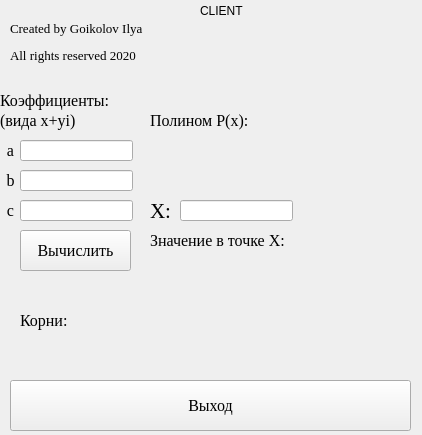
<?xml version="1.0" encoding="UTF-8"?>
<ui version="4.0">
 <class>TInterface</class>
 <widget class="QMainWindow" name="TInterface">
  <property name="geometry">
   <rect>
    <x>0</x>
    <y>0</y>
    <width>422</width>
    <height>435</height>
   </rect>
  </property>
  <property name="mouseTracking">
   <bool>false</bool>
  </property>
  <property name="windowTitle">
   <string>TInterface</string>
  </property>
  <widget class="QWidget" name="centralwidget">
   <widget class="QPushButton" name="pushButton">
    <property name="geometry">
     <rect>
      <x>20</x>
      <y>230</y>
      <width>111</width>
      <height>41</height>
     </rect>
    </property>
    <property name="font">
     <font>
      <family>Times New Roman</family>
      <pointsize>12</pointsize>
     </font>
    </property>
    <property name="cursor">
     <cursorShape>PointingHandCursor</cursorShape>
    </property>
    <property name="text">
     <string>Вычислить</string>
    </property>
   </widget>
   <widget class="QLabel" name="label_a">
    <property name="geometry">
     <rect>
      <x>0</x>
      <y>140</y>
      <width>21</width>
      <height>21</height>
     </rect>
    </property>
    <property name="font">
     <font>
      <family>Times New Roman</family>
      <pointsize>12</pointsize>
      <weight>50</weight>
      <italic>false</italic>
      <bold>false</bold>
      <underline>false</underline>
     </font>
    </property>
    <property name="text">
     <string>a</string>
    </property>
    <property name="alignment">
     <set>Qt::AlignCenter</set>
    </property>
   </widget>
   <widget class="QLineEdit" name="lineEdit_a">
    <property name="geometry">
     <rect>
      <x>20</x>
      <y>140</y>
      <width>113</width>
      <height>21</height>
     </rect>
    </property>
    <property name="font">
     <font>
      <pointsize>12</pointsize>
     </font>
    </property>
   </widget>
   <widget class="QLabel" name="label_b">
    <property name="geometry">
     <rect>
      <x>0</x>
      <y>170</y>
      <width>21</width>
      <height>21</height>
     </rect>
    </property>
    <property name="font">
     <font>
      <family>Times New Roman</family>
      <pointsize>12</pointsize>
     </font>
    </property>
    <property name="text">
     <string>b</string>
    </property>
    <property name="alignment">
     <set>Qt::AlignCenter</set>
    </property>
   </widget>
   <widget class="QLineEdit" name="lineEdit_b">
    <property name="geometry">
     <rect>
      <x>20</x>
      <y>170</y>
      <width>113</width>
      <height>21</height>
     </rect>
    </property>
    <property name="font">
     <font>
      <pointsize>12</pointsize>
     </font>
    </property>
   </widget>
   <widget class="QLabel" name="label_1">
    <property name="geometry">
     <rect>
      <x>0</x>
      <y>90</y>
      <width>131</width>
      <height>21</height>
     </rect>
    </property>
    <property name="font">
     <font>
      <family>Times New Roman</family>
      <pointsize>12</pointsize>
     </font>
    </property>
    <property name="text">
     <string>Коэффициенты:</string>
    </property>
   </widget>
   <widget class="QLabel" name="label_c">
    <property name="geometry">
     <rect>
      <x>0</x>
      <y>200</y>
      <width>21</width>
      <height>21</height>
     </rect>
    </property>
    <property name="font">
     <font>
      <family>Times New Roman</family>
      <pointsize>12</pointsize>
     </font>
    </property>
    <property name="text">
     <string>c</string>
    </property>
    <property name="alignment">
     <set>Qt::AlignCenter</set>
    </property>
   </widget>
   <widget class="QLineEdit" name="lineEdit_c">
    <property name="geometry">
     <rect>
      <x>20</x>
      <y>200</y>
      <width>113</width>
      <height>21</height>
     </rect>
    </property>
    <property name="font">
     <font>
      <pointsize>12</pointsize>
     </font>
    </property>
   </widget>
   <widget class="QLabel" name="label_2">
    <property name="geometry">
     <rect>
      <x>150</x>
      <y>110</y>
      <width>101</width>
      <height>21</height>
     </rect>
    </property>
    <property name="font">
     <font>
      <family>Times New Roman</family>
      <pointsize>12</pointsize>
     </font>
    </property>
    <property name="text">
     <string>Полином P(x):</string>
    </property>
   </widget>
   <widget class="QLabel" name="label_polinom">
    <property name="geometry">
     <rect>
      <x>150</x>
      <y>140</y>
      <width>260</width>
      <height>40</height>
     </rect>
    </property>
    <property name="font">
     <font>
      <pointsize>12</pointsize>
     </font>
    </property>
    <property name="text">
     <string/>
    </property>
    <property name="alignment">
     <set>Qt::AlignLeading|Qt::AlignLeft|Qt::AlignVCenter</set>
    </property>
   </widget>
   <widget class="QLabel" name="label_3">
    <property name="geometry">
     <rect>
      <x>20</x>
      <y>310</y>
      <width>51</width>
      <height>21</height>
     </rect>
    </property>
    <property name="font">
     <font>
      <family>Times New Roman</family>
      <pointsize>12</pointsize>
     </font>
    </property>
    <property name="text">
     <string>Корни:</string>
    </property>
    <property name="alignment">
     <set>Qt::AlignLeading|Qt::AlignLeft|Qt::AlignVCenter</set>
    </property>
   </widget>
   <widget class="QLabel" name="label_root2">
    <property name="geometry">
     <rect>
      <x>80</x>
      <y>340</y>
      <width>331</width>
      <height>21</height>
     </rect>
    </property>
    <property name="font">
     <font>
      <family>Times New Roman</family>
      <pointsize>12</pointsize>
     </font>
    </property>
    <property name="text">
     <string/>
    </property>
   </widget>
   <widget class="QLabel" name="label_root1">
    <property name="geometry">
     <rect>
      <x>80</x>
      <y>310</y>
      <width>331</width>
      <height>21</height>
     </rect>
    </property>
    <property name="font">
     <font>
      <family>Times New Roman</family>
      <pointsize>12</pointsize>
     </font>
    </property>
    <property name="text">
     <string/>
    </property>
   </widget>
   <widget class="QPushButton" name="pushButton_2">
    <property name="geometry">
     <rect>
      <x>10</x>
      <y>380</y>
      <width>401</width>
      <height>51</height>
     </rect>
    </property>
    <property name="font">
     <font>
      <family>Times New Roman</family>
      <pointsize>12</pointsize>
     </font>
    </property>
    <property name="cursor">
     <cursorShape>PointingHandCursor</cursorShape>
    </property>
    <property name="text">
     <string>Выход</string>
    </property>
   </widget>
   <widget class="QLabel" name="label">
    <property name="geometry">
     <rect>
      <x>10</x>
      <y>20</y>
      <width>141</width>
      <height>16</height>
     </rect>
    </property>
    <property name="font">
     <font>
      <family>Times New Roman</family>
      <pointsize>10</pointsize>
     </font>
    </property>
    <property name="text">
     <string>Created by Goikolov Ilya</string>
    </property>
   </widget>
   <widget class="QLabel" name="label_6">
    <property name="geometry">
     <rect>
      <x>10</x>
      <y>40</y>
      <width>411</width>
      <height>31</height>
     </rect>
    </property>
    <property name="font">
     <font>
      <family>Times New Roman</family>
      <pointsize>10</pointsize>
     </font>
    </property>
    <property name="text">
     <string>All rights reserved 2020</string>
    </property>
   </widget>
   <widget class="QLabel" name="label_7">
    <property name="geometry">
     <rect>
      <x>0</x>
      <y>110</y>
      <width>81</width>
      <height>21</height>
     </rect>
    </property>
    <property name="font">
     <font>
      <family>Times New Roman</family>
      <pointsize>12</pointsize>
     </font>
    </property>
    <property name="text">
     <string>(вида x+yi)</string>
    </property>
   </widget>
   <widget class="QLabel" name="label_value">
    <property name="geometry">
     <rect>
      <x>150</x>
      <y>250</y>
      <width>260</width>
      <height>40</height>
     </rect>
    </property>
    <property name="font">
     <font>
      <pointsize>12</pointsize>
     </font>
    </property>
    <property name="text">
     <string/>
    </property>
    <property name="alignment">
     <set>Qt::AlignLeading|Qt::AlignLeft|Qt::AlignVCenter</set>
    </property>
   </widget>
   <widget class="QLabel" name="label_8">
    <property name="geometry">
     <rect>
      <x>150</x>
      <y>230</y>
      <width>141</width>
      <height>21</height>
     </rect>
    </property>
    <property name="font">
     <font>
      <family>Times New Roman</family>
      <pointsize>12</pointsize>
     </font>
    </property>
    <property name="text">
     <string>Значение в точке X:</string>
    </property>
   </widget>
   <widget class="QLabel" name="label_9">
    <property name="geometry">
     <rect>
      <x>150</x>
      <y>200</y>
      <width>21</width>
      <height>21</height>
     </rect>
    </property>
    <property name="font">
     <font>
      <family>Times New Roman</family>
      <pointsize>16</pointsize>
     </font>
    </property>
    <property name="text">
     <string>X:</string>
    </property>
   </widget>
   <widget class="QLineEdit" name="lineEdit_x">
    <property name="geometry">
     <rect>
      <x>180</x>
      <y>200</y>
      <width>113</width>
      <height>21</height>
     </rect>
    </property>
    <property name="font">
     <font>
      <pointsize>12</pointsize>
     </font>
    </property>
   </widget>
   <widget class="QLabel" name="label_4">
    <property name="geometry">
     <rect>
      <x>200</x>
      <y>0</y>
      <width>151</width>
      <height>21</height>
     </rect>
    </property>
    <property name="text">
     <string>CLIENT</string>
    </property>
   </widget>
  </widget>
 </widget>
 <resources/>
 <connections/>
</ui>
